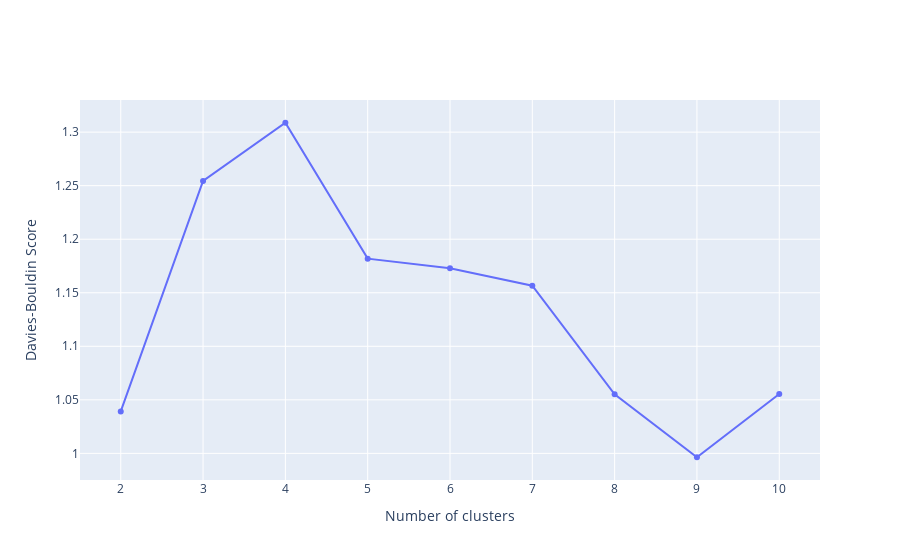

Notebook cell for this chart:
### Code cell
import plotly.graph_objects as go

fig = go.Figure()
fig.add_trace(go.Scatter(
    x = n_clusters_values,
    y = dbs_scores
))
fig.update_layout(
    xaxis_title = 'Number of clusters',
    yaxis_title = 'Davies-Bouldin Score'
)
fig.show()

### Figure 1 — Plotly figure (JSON) as saved in the notebook; plotly's stock layout.template omitted (floating-point values rounded to 4 significant figures)
{"data": [{"type": "scatter", "x": [2, 3, 4, 5, 6, 7, 8, 9, 10], "y": [1.039, 1.254, 1.309, 1.182, 1.173, 1.157, 1.055, 0.9964, 1.056]}], "layout": {"xaxis": {"title": {"text": "Number of clusters"}}, "yaxis": {"title": {"text": "Davies-Bouldin Score"}}}}
